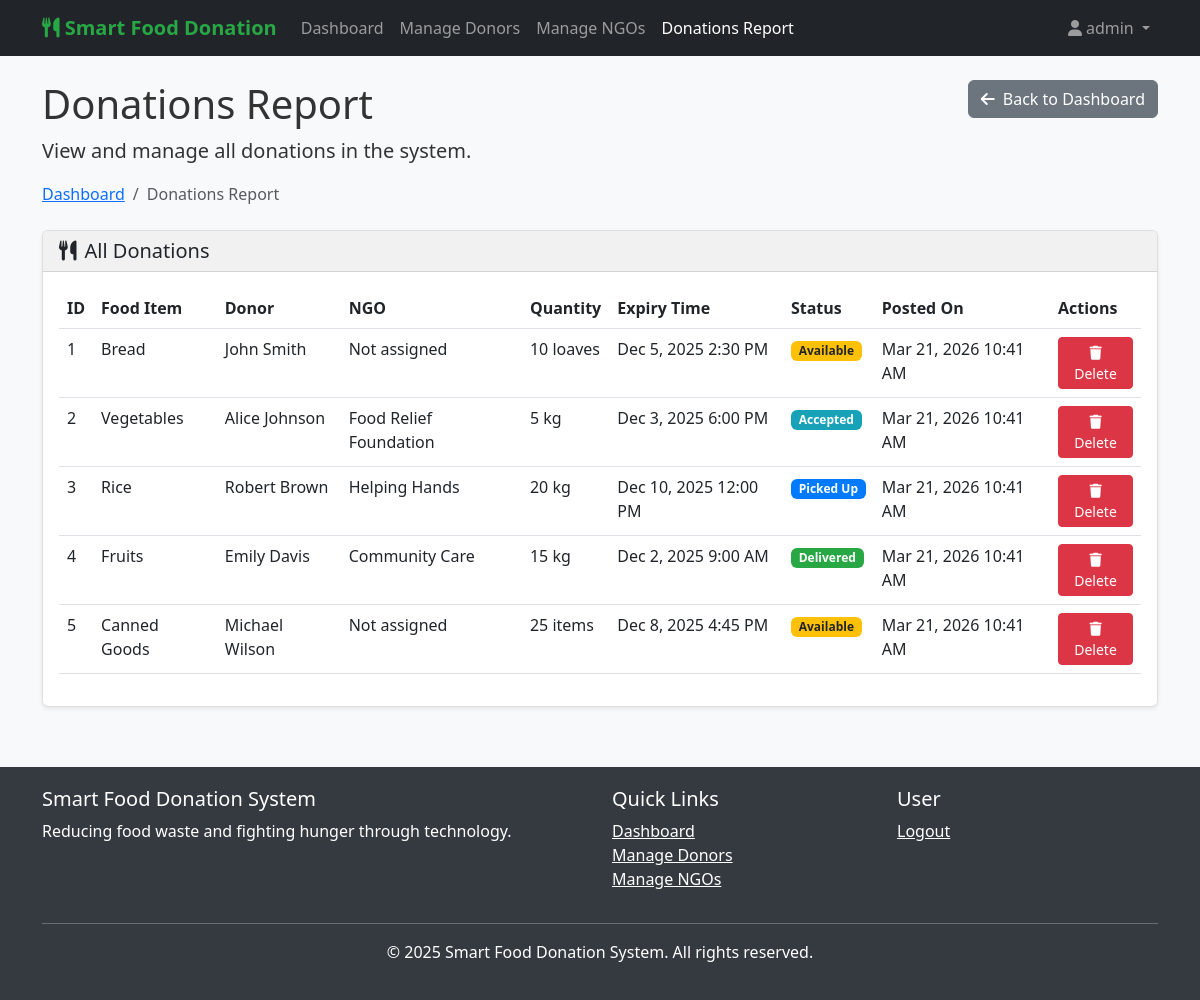
/admin/donations_report.php (signed in), run on the app's committed database.
### tables this page shows
CREATE TABLE IF NOT EXISTS donations (
  id INT(11) AUTO_INCREMENT PRIMARY KEY,
  donor_id INT(11) NOT NULL,
  food_name VARCHAR(100) NOT NULL,
  quantity VARCHAR(100) NOT NULL,
  expiry_time DATETIME NOT NULL,
  image VARCHAR(255),
  location TEXT NOT NULL,
  status ENUM('available', 'accepted', 'picked', 'delivered') DEFAULT 'available',
  ngo_id INT(11) DEFAULT NULL,
  created_at TIMESTAMP DEFAULT CURRENT_TIMESTAMP,
  FOREIGN KEY (donor_id) REFERENCES donors(id) ON DELETE CASCADE,
  FOREIGN KEY (ngo_id) REFERENCES ngos(id) ON DELETE SET NULL
);

CREATE TABLE IF NOT EXISTS donors (
  id INT(11) AUTO_INCREMENT PRIMARY KEY,
  name VARCHAR(100) NOT NULL,
  email VARCHAR(100) UNIQUE NOT NULL,
  phone VARCHAR(20) NOT NULL,
  password VARCHAR(255) NOT NULL,
  address TEXT NOT NULL,
  created_at TIMESTAMP DEFAULT CURRENT_TIMESTAMP
);

CREATE TABLE IF NOT EXISTS ngos (
  id INT(11) AUTO_INCREMENT PRIMARY KEY,
  name VARCHAR(100) NOT NULL,
  email VARCHAR(100) UNIQUE NOT NULL,
  phone VARCHAR(20) NOT NULL,
  password VARCHAR(255) NOT NULL,
  address TEXT NOT NULL,
  registration_number VARCHAR(100) NOT NULL,
  created_at TIMESTAMP DEFAULT CURRENT_TIMESTAMP
);

### includes/auth_admin.php (called while the page is built, shortened)
<?php
function get_admin_username() {
    return isset($_SESSION['admin_username']) ? $_SESSION['admin_username'] : null;
}
?>

### includes/db.php (called while the page is built, shortened)
<?php
function format_date($date) {
    return date('M j, Y g:i A', strtotime($date));
}
function get_status_badge_class($status) {
    switch($status) {
        case 'available':
            return 'status-available';
        case 'accepted':
            return 'status-accepted';
        case 'picked':
            return 'status-picked';
        case 'delivered':
            return 'status-delivered';
    }
}
function get_status_text($status) {
    switch($status) {
        case 'available':
            return 'Available';
        case 'accepted':
            return 'Accepted';
        case 'picked':
            return 'Picked Up';
        case 'delivered':
            return 'Delivered';
    }
}
?>

### admin/donations_report.php (the view, shortened to what this page needs)
<?php
include '../includes/db.php';
include '../includes/auth_admin.php';
$admin_username = get_admin_username();
$stmt = $conn->prepare("SELECT d.*, dr.name as donor_name, n.name as ngo_name FROM donations d JOIN donors dr ON d.donor_id = dr.id LEFT JOIN ngos n ON d.ngo_id = n.id ORDER BY d.created_at DESC");
$stmt->execute();
$donations_result = $stmt->get_result();
?>
<!DOCTYPE html>
<html lang="en">
<head>
    <link href="https://cdn.jsdelivr.net/npm/bootstrap@5.3.0-alpha1/dist/css/bootstrap.min.css" rel="stylesheet">
    <link href="https://cdnjs.cloudflare.com/ajax/libs/font-awesome/6.0.0/css/all.min.css" rel="stylesheet">
    <link href="../css/styles.css" rel="stylesheet">
</head>
<body>
    <nav class="navbar navbar-expand-lg navbar-dark bg-dark">
        <div class="container">
            <a class="navbar-brand" href="admin_dashboard.php">
                <i class="fas fa-utensils"></i> Smart Food Donation
            </a>
            <div class="collapse navbar-collapse" id="navbarNav">
                <ul class="navbar-nav me-auto">
                    <li class="nav-item">
                        <a class="nav-link" href="admin_dashboard.php">Dashboard</a>
                    </li>
                    <li class="nav-item">
                        <a class="nav-link" href="manage_donors.php">Manage Donors</a>
                    </li>
                    <li class="nav-item">
                        <a class="nav-link" href="manage_ngos.php">Manage NGOs</a>
                    </li>
                    <li class="nav-item">
                        <a class="nav-link active" href="donations_report.php">Donations Report</a>
                    </li>
                </ul>
                <ul class="navbar-nav ms-auto">
                    <li class="nav-item dropdown">
                        <a class="nav-link dropdown-toggle" href="#" id="navbarDropdown" role="button" data-bs-toggle="dropdown">
                            <i class="fas fa-user me-1"></i><?php echo htmlspecialchars($admin_username); ?>
                        </a>
                    </li>
                </ul>
            </div>
        </div>
    </nav>
    <div class="container mt-4">
        <div class="row">
            <div class="col-md-6">
                <h1>Donations Report</h1>
                <p class="lead">View and manage all donations in the system.</p>
            </div>
            <div class="col-md-6 text-md-end">
                <a href="admin_dashboard.php" class="btn btn-secondary">
                    <i class="fas fa-arrow-left me-2"></i>Back to Dashboard
                </a>
            </div>
        </div>
        <nav aria-label="breadcrumb">
            <ol class="breadcrumb">
                <li class="breadcrumb-item"><a href="admin_dashboard.php">Dashboard</a></li>
                <li class="breadcrumb-item active" aria-current="page">Donations Report</li>
            </ol>
        </nav>
    </div>
    <div class="container my-4">
        <div class="row">
            <div class="col-md-12">
                <div class="card">
                    <div class="card-header">
                        <h5 class="mb-0"><i class="fas fa-utensils me-2"></i>All Donations</h5>
                    </div>
                    <div class="card-body">
                        <?php if ($donations_result->num_rows > 0): ?>
                        <div class="table-responsive">
                            <table class="table table-hover">
                                <thead>
                                    <tr>
                                        <th>ID</th>
                                        <th>Food Item</th>
                                        <th>Donor</th>
                                        <th>NGO</th>
                                        <th>Quantity</th>
                                        <th>Expiry Time</th>
                                        <th>Status</th>
                                        <th>Posted On</th>
                                        <th>Actions</th>
                                    </tr>
                                </thead>
                                <tbody>
                                    <?php while ($donation = $donations_result->fetch_assoc()): ?>
                                    <tr>
                                        <td><?php echo $donation['id']; ?></td>
                                        <td><?php echo htmlspecialchars($donation['food_name']); ?></td>
                                        <td><?php echo htmlspecialchars($donation['donor_name']); ?></td>
                                        <td><?php echo $donation['ngo_name'] ? htmlspecialchars($donation['ngo_name']) : 'Not assigned'; ?></td>
                                        <td><?php echo htmlspecialchars($donation['quantity']); ?></td>
                                        <td><?php echo format_date($donation['expiry_time']); ?></td>
                                        <td>
                                            <span class="badge <?php echo get_status_badge_class($donation['status']); ?>">
                                                <?php echo get_status_text($donation['status']); ?>
                                            </span>
                                        </td>
                                        <td><?php echo format_date($donation['created_at']); ?></td>
                                        <td>
                                            <a href="?delete=<?php echo $donation['id']; ?>" class="btn btn-sm btn-danger" onclick="return confirm('Are you sure you want to delete this donation?')">
                                                <i class="fas fa-trash"></i> Delete
                                            </a>
                                        </td>
                                    </tr>
                                    <?php endwhile; ?>
                                </tbody>
                            </table>
                        </div>
                        <?php else: ?>
                        <p class="text-center">No donations found in the system.</p>
                        <?php endif; ?>
                    </div>
                </div>
            </div>
        </div>
    </div>
    <footer class="footer">
        <div class="container">
            <div class="row">
                <div class="col-md-6">
                    <h5>Smart Food Donation System</h5>
                    <p>Reducing food waste and fighting hunger through technology.</p>
                </div>
                <div class="col-md-3">
                    <h5>Quick Links</h5>
                    <ul class="list-unstyled">
                        <li><a href="admin_dashboard.php" class="text-white">Dashboard</a></li>
                        <li><a href="manage_donors.php" class="text-white">Manage Donors</a></li>
                        <li><a href="manage_ngos.php" class="text-white">Manage NGOs</a></li>
                    </ul>
                </div>
                <div class="col-md-3">
                    <h5>User</h5>
                    <ul class="list-unstyled">
                        <li><a href="../includes/logout.php" class="text-white">Logout</a></li>
                    </ul>
                </div>
            </div>
            <hr class="bg-light">
            <div class="text-center">
                <p>&copy; 2025 Smart Food Donation System. All rights reserved.</p>
            </div>
        </div>
    </footer>
</body>
</html>

### css/styles.css (style rules this page uses)
body { font-family: 'Segoe UI', Tahoma, Geneva, Verdana, sans-serif; background-color: #f8f9fa; color: #333; }
.navbar-brand { font-weight: bold; color: #28a745 !important; }
.card { box-shadow: 0 0.125rem 0.25rem rgba(0, 0, 0, 0.075); border: 1px solid rgba(0, 0, 0, 0.125); margin-bottom: 20px; }
.card-header { background-color: #f1f1f1; border-bottom: 1px solid rgba(0, 0, 0, 0.125); }
.footer { background-color: #343a40; color: white; padding: 20px 0; margin-top: 40px; }
.status-available { background-color: #ffc107; color: #212529; }
.status-accepted { background-color: #17a2b8; color: white; }
.status-picked { background-color: #007bff; color: white; }
.status-delivered { background-color: #28a745; color: white; }

### data on the page
donations: id "1", food_name "Bread", donor.name "John Smith", shows "Not assigned", quantity "10 loaves", expiry_time "Dec 5, 2025 2:30 PM", status "Available", created_at "Mar 21, 2026 10:41 AM"
donations: id "2", food_name "Vegetables", donor.name "Alice Johnson", ngo.name "Food Relief Foundation", quantity "5 kg", expiry_time "Dec 3, 2025 6:00 PM", status "Accepted", created_at "Mar 21, 2026 10:41 AM"
donations: id "3", food_name "Rice", donor.name "Robert Brown", ngo.name "Helping Hands", quantity "20 kg", expiry_time "Dec 10, 2025 12:00 PM", status "Picked Up", created_at "Mar 21, 2026 10:41 AM"
donations: id "4", food_name "Fruits", donor.name "Emily Davis", ngo.name "Community Care", quantity "15 kg", expiry_time "Dec 2, 2025 9:00 AM", status "Delivered", created_at "Mar 21, 2026 10:41 AM"
donations: id "5", food_name "Canned Goods", donor.name "Michael Wilson", shows "Not assigned", quantity "25 items", expiry_time "Dec 8, 2025 4:45 PM", status "Available", created_at "Mar 21, 2026 10:41 AM"

### other printed values
$admin_username "admin"
